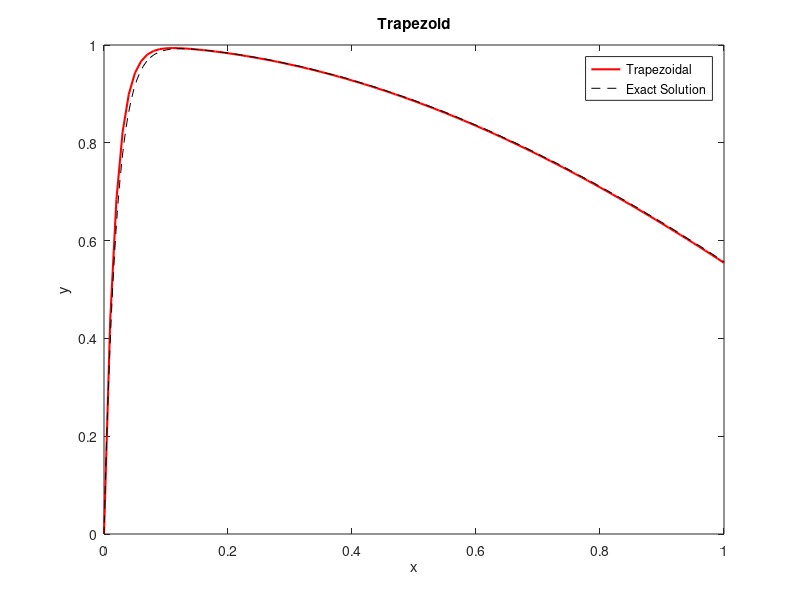

Here is the MATLAB script that generated this plot:
clc; clear all; close all;
f = @(x,y) (-50*(y-cos(x)));
h = 0.01;
N = 1/h;
x = linspace(0,1,N+1);
y = zeros(1,N+1);
y(1) = 0;
for n = 1:N
    ynew = y(n) + (h/2)*f(x(n),y(n));
    y(n+1) = y(n) + (h/2)*( f(x(n),y(n)) + f(x(n+1),ynew) );
end
figure
plot(x,y,'r','LineWidth',1.5)
hold on

xspan = [0 1];
y0 = 0;
h = 0.01;
N = 1/h;
[x,y] = ode45(@(x,y) f(x,y), xspan, y0);
plot(x,y,'--k')
legend('Trapezoidal', 'Exact Solution')
title('Trapezoid')
xlabel('x')
ylabel('y')